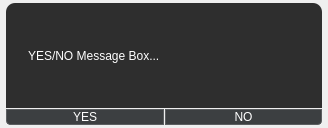
<?xml version="1.0" encoding="UTF-8"?>
<ui version="4.0">
 <class>YESNOMessageBox</class>
 <widget class="QDialog" name="YESNOMessageBox">
  <property name="windowModality">
   <enum>Qt::WindowModality::ApplicationModal</enum>
  </property>
  <property name="geometry">
   <rect>
    <x>0</x>
    <y>0</y>
    <width>328</width>
    <height>128</height>
   </rect>
  </property>
  <property name="minimumSize">
   <size>
    <width>328</width>
    <height>128</height>
   </size>
  </property>
  <property name="windowTitle">
   <string>Phils-Hub - YES/NO Message Box</string>
  </property>
  <property name="styleSheet">
   <string notr="true">QToolTip {
    background-color: #2e2e2e;
    color: #ffffff;
    border: 1px solid #5b5e60;
    padding: 4px;
    border-radius: 4px;
    opacity: 200;
    font-size: 12px;
}

QLabel {
    color: #ffffff;
}

QFrame {
    background-color: #2e2e2e;
}

QPushButton {
    background-color: #3c3f41;
    color: #ffffff;
    border: 1px solid #5b5e60;
    border-radius: 4px;
	padding: 0px 0px;
}

QPushButton:hover {
    border-color: #4a90e2;
}

QPushButton:pressed {
    background-color: #3d78b2;
    border-color: #2a5f92;
}

/*
red: ff050d
green: 0dce1d
*/</string>
  </property>
  <property name="modal">
   <bool>true</bool>
  </property>
  <layout class="QVBoxLayout" name="verticalLayout">
   <property name="spacing">
    <number>1</number>
   </property>
   <property name="leftMargin">
    <number>6</number>
   </property>
   <property name="topMargin">
    <number>3</number>
   </property>
   <property name="rightMargin">
    <number>6</number>
   </property>
   <property name="bottomMargin">
    <number>3</number>
   </property>
   <item>
    <widget class="QFrame" name="frame">
     <property name="sizePolicy">
      <sizepolicy hsizetype="Preferred" vsizetype="Expanding">
       <horstretch>0</horstretch>
       <verstretch>0</verstretch>
      </sizepolicy>
     </property>
     <property name="styleSheet">
      <string notr="true">QFrame {
	border-top-left-radius: 9px;
	border-top-right-radius: 9px;
}</string>
     </property>
     <property name="frameShape">
      <enum>QFrame::Shape::NoFrame</enum>
     </property>
     <property name="frameShadow">
      <enum>QFrame::Shadow::Raised</enum>
     </property>
     <layout class="QHBoxLayout" name="horizontalLayout">
      <item>
       <widget class="QLabel" name="label">
        <property name="text">
         <string/>
        </property>
        <property name="pixmap">
         <pixmap resource="../resources.qrc">:/ico/Icons/ico/phils-hub.ico</pixmap>
        </property>
       </widget>
      </item>
      <item>
       <widget class="QLabel" name="msg_label">
        <property name="sizePolicy">
         <sizepolicy hsizetype="Expanding" vsizetype="Preferred">
          <horstretch>0</horstretch>
          <verstretch>0</verstretch>
         </sizepolicy>
        </property>
        <property name="text">
         <string>YES/NO Message Box...</string>
        </property>
        <property name="wordWrap">
         <bool>true</bool>
        </property>
       </widget>
      </item>
     </layout>
    </widget>
   </item>
   <item>
    <widget class="QFrame" name="frame_2">
     <property name="styleSheet">
      <string notr="true">QFrame {
	background: transparent;
	border-bottom-left-radius: 9px;
	border-bottom-right-radius: 9px;
}</string>
     </property>
     <property name="frameShape">
      <enum>QFrame::Shape::NoFrame</enum>
     </property>
     <property name="frameShadow">
      <enum>QFrame::Shadow::Raised</enum>
     </property>
     <layout class="QHBoxLayout" name="horizontalLayout_2">
      <property name="spacing">
       <number>1</number>
      </property>
      <property name="leftMargin">
       <number>0</number>
      </property>
      <property name="topMargin">
       <number>0</number>
      </property>
      <property name="rightMargin">
       <number>0</number>
      </property>
      <property name="bottomMargin">
       <number>0</number>
      </property>
      <item>
       <widget class="QPushButton" name="yes_btn">
        <property name="minimumSize">
         <size>
          <width>0</width>
          <height>0</height>
         </size>
        </property>
        <property name="styleSheet">
         <string notr="true">QPushButton {
	border-bottom-right-radius: 0px;
	border-top-left-radius: 0px;
	border-top-right-radius: 0px;
}</string>
        </property>
        <property name="text">
         <string>YES</string>
        </property>
       </widget>
      </item>
      <item>
       <widget class="QPushButton" name="no_btn">
        <property name="minimumSize">
         <size>
          <width>0</width>
          <height>0</height>
         </size>
        </property>
        <property name="styleSheet">
         <string notr="true">QPushButton {
	border-bottom-left-radius: 0px;
	border-top-left-radius: 0px;
	border-top-right-radius: 0px;
}</string>
        </property>
        <property name="text">
         <string>NO</string>
        </property>
       </widget>
      </item>
     </layout>
    </widget>
   </item>
  </layout>
 </widget>
 <resources>
  <include location="../resources.qrc"/>
 </resources>
 <connections/>
</ui>
